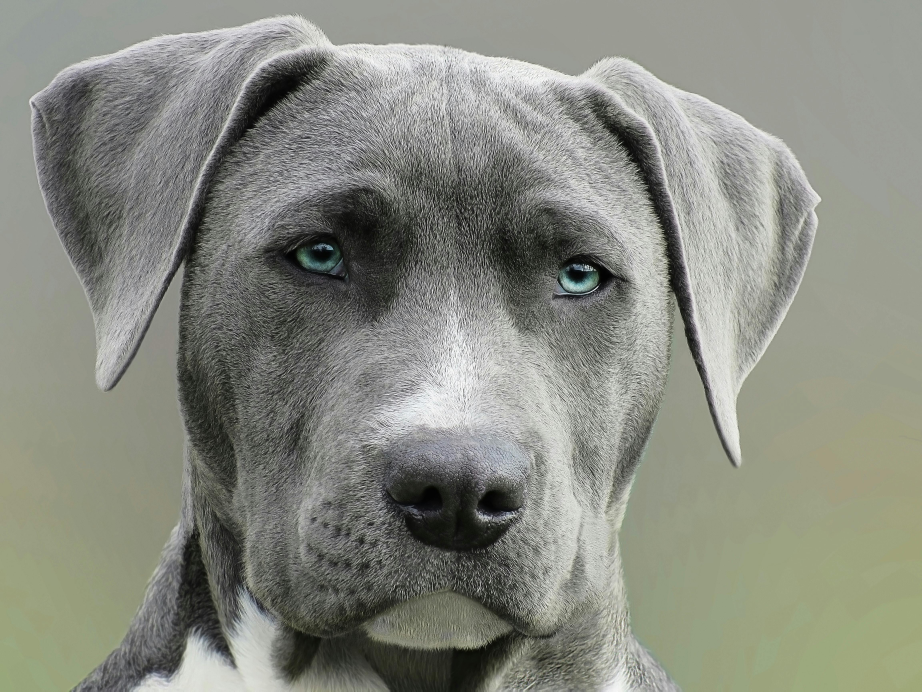
#> input picture ProcessingImage/Dataset/dog.jpeg, 4608 x 3456 px (shown at 1/5 size)
$ jupyter execute --allow-errors ProcessingImg.ipynb
#> lines starting #> are read from the running program, lines starting #| are printed output that depends on the picture
Libraries that can be used for image processing:

1. matplotlib.image

2. Pillow

3. OpenCV(cv2)

[cell 1]
# importing image module from matplotlib library

import matplotlib.image as mpimg
import matplotlib.pyplot as plt

[cell 2]
# Loading the image through matplotlib.image

img = mpimg.imread('Dataset/dog.jpeg')
#> img is the input picture: shape (3456, 4608, 3); mean R, G, B 136.2, 138.4, 128.7

[cell 3]
type(img)

[cell 4]
img.shape
#> Out = (3456, 4608, 3)

[cell 5]
print(img)
#> (printed output is left out)

[cell 6]
# displaying the image from numpy array

img_plot = plt.imshow(img)

Resizing the image using Pillow library

[cell 7]
from PIL import Image

[cell 8]
img = Image.open('Dataset/dog.jpeg')
img_resized = img.resize((200, 200))
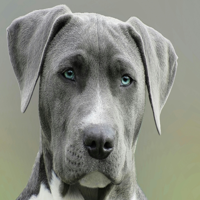
#> img_resized: PIL image 200x200 RGB; mean R, G, B 136.2, 138.4, 128.7

[cell 9]
img_resized.save('dog_resized.jpeg')

#> (a cell that did not finish here is left out)

[cell 11]
plt.imshow(img_resized)
plt.show()

#> (a cell that did not finish here is left out)

Converting RGB to Graysacle using OpenCV

[cell 13]
# importing OpenCV Library
import cv2

[cell 14]
img = cv2.imread('Dataset/dog.jpeg')

[cell 15]
type(img)

[cell 16]
img.shape
#> Out = (3456, 4608, 3)

[cell 17]
grayscale_image = cv2.cvtColor(img, cv2.COLOR_RGB2GRAY)
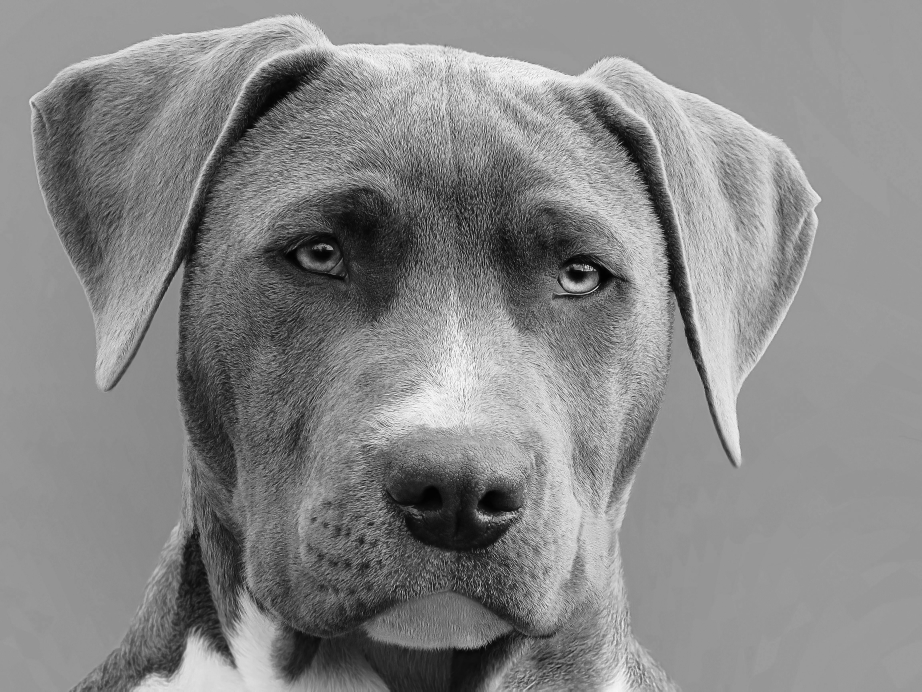
#> grayscale_image: shape (3456, 4608) (shown at 1/5 size); min 0, max 255, mean 135.3

[cell 18]
type(grayscale_image)

[cell 19]
grayscale_image.shape
#> Out = (3456, 4608)

[cell 20]
cv2.imshow("Grayscale Dog", grayscale_image)
cv2.waitKey(0)
cv2.destroyAllWindows()

[cell 21]
plt.imshow(grayscale_image)
plt.show()

[cell 22]
# Saving grayscale image
cv2.imwrite('dog_grayscale.jpeg', grayscale_image)
#> Out = True
